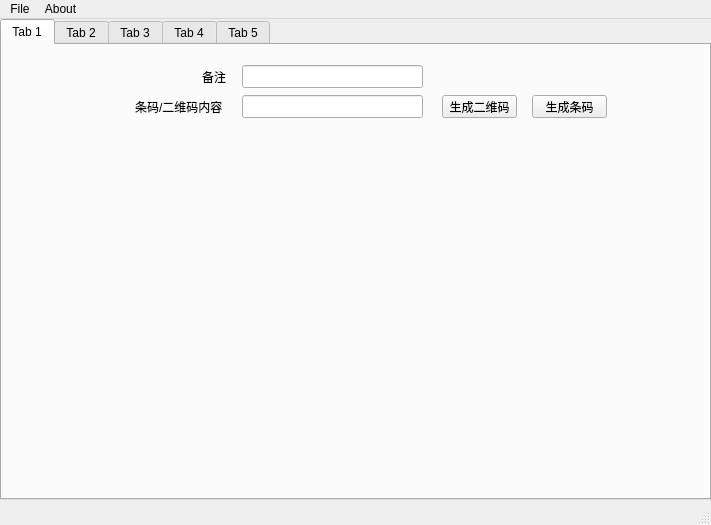
<?xml version="1.0" encoding="UTF-8"?>
<ui version="4.0">
 <class>MainWindow</class>
 <widget class="QMainWindow" name="MainWindow">
  <property name="geometry">
   <rect>
    <x>0</x>
    <y>0</y>
    <width>711</width>
    <height>525</height>
   </rect>
  </property>
  <property name="windowTitle">
   <string>条码/二维码生成工具</string>
  </property>
  <widget class="QWidget" name="centralWidget">
   <widget class="QTabWidget" name="tabWidget">
    <property name="geometry">
     <rect>
      <x>0</x>
      <y>0</y>
      <width>711</width>
      <height>481</height>
     </rect>
    </property>
    <property name="focusPolicy">
     <enum>Qt::NoFocus</enum>
    </property>
    <property name="autoFillBackground">
     <bool>true</bool>
    </property>
    <property name="styleSheet">
     <string notr="true">QTabBar::tab{min-width:30ex; min-height:15ex}</string>
    </property>
    <property name="currentIndex">
     <number>0</number>
    </property>
    <widget class="QWidget" name="tab">
     <attribute name="title">
      <string>Tab 1</string>
     </attribute>
     <widget class="QLabel" name="codeLabel">
      <property name="geometry">
       <rect>
        <x>133</x>
        <y>50</y>
        <width>101</width>
        <height>23</height>
       </rect>
      </property>
      <property name="text">
       <string>条码/二维码内容</string>
      </property>
     </widget>
     <widget class="QLabel" name="imgLabel">
      <property name="geometry">
       <rect>
        <x>10</x>
        <y>90</y>
        <width>671</width>
        <height>361</height>
       </rect>
      </property>
      <property name="text">
       <string/>
      </property>
     </widget>
     <widget class="QLineEdit" name="barcodeLineEdit">
      <property name="geometry">
       <rect>
        <x>240</x>
        <y>50</y>
        <width>181</width>
        <height>23</height>
       </rect>
      </property>
     </widget>
     <widget class="QPushButton" name="encoderButton">
      <property name="geometry">
       <rect>
        <x>440</x>
        <y>50</y>
        <width>75</width>
        <height>23</height>
       </rect>
      </property>
      <property name="text">
       <string>生成二维码</string>
      </property>
     </widget>
     <widget class="QLabel" name="remarkLabel">
      <property name="geometry">
       <rect>
        <x>200</x>
        <y>20</y>
        <width>31</width>
        <height>23</height>
       </rect>
      </property>
      <property name="text">
       <string>备注</string>
      </property>
     </widget>
     <widget class="QLineEdit" name="remarkLineEdit">
      <property name="geometry">
       <rect>
        <x>240</x>
        <y>20</y>
        <width>181</width>
        <height>23</height>
       </rect>
      </property>
     </widget>
     <widget class="QPushButton" name="encodeBarcodeBtn">
      <property name="geometry">
       <rect>
        <x>530</x>
        <y>50</y>
        <width>75</width>
        <height>23</height>
       </rect>
      </property>
      <property name="text">
       <string>生成条码</string>
      </property>
     </widget>
     <widget class="QLabel" name="latestOperateLabel">
      <property name="geometry">
       <rect>
        <x>440</x>
        <y>20</y>
        <width>61</width>
        <height>21</height>
       </rect>
      </property>
      <property name="text">
       <string/>
      </property>
     </widget>
    </widget>
    <widget class="QWidget" name="tab_2">
     <attribute name="title">
      <string>Tab 2</string>
     </attribute>
     <widget class="QLabel" name="codeLabel1">
      <property name="geometry">
       <rect>
        <x>133</x>
        <y>50</y>
        <width>101</width>
        <height>23</height>
       </rect>
      </property>
      <property name="text">
       <string>条码/二维码内容</string>
      </property>
     </widget>
     <widget class="QLineEdit" name="barcodeLineEdit1">
      <property name="geometry">
       <rect>
        <x>240</x>
        <y>50</y>
        <width>181</width>
        <height>23</height>
       </rect>
      </property>
     </widget>
     <widget class="QLabel" name="imgLabel1">
      <property name="geometry">
       <rect>
        <x>10</x>
        <y>90</y>
        <width>671</width>
        <height>366</height>
       </rect>
      </property>
      <property name="text">
       <string/>
      </property>
     </widget>
     <widget class="QPushButton" name="encoderButton1">
      <property name="geometry">
       <rect>
        <x>440</x>
        <y>50</y>
        <width>75</width>
        <height>23</height>
       </rect>
      </property>
      <property name="text">
       <string>生成二维码</string>
      </property>
     </widget>
     <widget class="QLineEdit" name="remarkLineEdit1">
      <property name="geometry">
       <rect>
        <x>240</x>
        <y>20</y>
        <width>181</width>
        <height>23</height>
       </rect>
      </property>
     </widget>
     <widget class="QLabel" name="remarkLabel1">
      <property name="geometry">
       <rect>
        <x>200</x>
        <y>20</y>
        <width>31</width>
        <height>23</height>
       </rect>
      </property>
      <property name="text">
       <string>备注</string>
      </property>
     </widget>
     <widget class="QPushButton" name="encodeBarcodeBtn1">
      <property name="geometry">
       <rect>
        <x>530</x>
        <y>50</y>
        <width>75</width>
        <height>23</height>
       </rect>
      </property>
      <property name="text">
       <string>生成条码</string>
      </property>
     </widget>
     <widget class="QLabel" name="latestOperateLabel1">
      <property name="geometry">
       <rect>
        <x>310</x>
        <y>20</y>
        <width>61</width>
        <height>21</height>
       </rect>
      </property>
      <property name="text">
       <string/>
      </property>
     </widget>
    </widget>
    <widget class="QWidget" name="tab_3">
     <attribute name="title">
      <string>Tab 3</string>
     </attribute>
     <widget class="QLineEdit" name="barcodeLineEdit2">
      <property name="geometry">
       <rect>
        <x>240</x>
        <y>50</y>
        <width>181</width>
        <height>23</height>
       </rect>
      </property>
     </widget>
     <widget class="QLabel" name="remarkLabel2">
      <property name="geometry">
       <rect>
        <x>200</x>
        <y>20</y>
        <width>31</width>
        <height>23</height>
       </rect>
      </property>
      <property name="text">
       <string>备注</string>
      </property>
     </widget>
     <widget class="QLabel" name="codeLabel2">
      <property name="geometry">
       <rect>
        <x>133</x>
        <y>50</y>
        <width>101</width>
        <height>23</height>
       </rect>
      </property>
      <property name="text">
       <string>条码/二维码内容</string>
      </property>
     </widget>
     <widget class="QLabel" name="imgLabel2">
      <property name="geometry">
       <rect>
        <x>10</x>
        <y>90</y>
        <width>671</width>
        <height>366</height>
       </rect>
      </property>
      <property name="text">
       <string/>
      </property>
     </widget>
     <widget class="QPushButton" name="encoderButton2">
      <property name="geometry">
       <rect>
        <x>440</x>
        <y>50</y>
        <width>75</width>
        <height>23</height>
       </rect>
      </property>
      <property name="text">
       <string>生成二维码</string>
      </property>
     </widget>
     <widget class="QLineEdit" name="remarkLineEdit2">
      <property name="geometry">
       <rect>
        <x>240</x>
        <y>20</y>
        <width>181</width>
        <height>23</height>
       </rect>
      </property>
     </widget>
     <widget class="QPushButton" name="encodeBarcodeBtn2">
      <property name="geometry">
       <rect>
        <x>530</x>
        <y>50</y>
        <width>75</width>
        <height>23</height>
       </rect>
      </property>
      <property name="text">
       <string>生成条码</string>
      </property>
     </widget>
     <widget class="QLabel" name="latestOperateLabel2">
      <property name="geometry">
       <rect>
        <x>310</x>
        <y>20</y>
        <width>61</width>
        <height>21</height>
       </rect>
      </property>
      <property name="text">
       <string/>
      </property>
     </widget>
    </widget>
    <widget class="QWidget" name="tab_4">
     <attribute name="title">
      <string>Tab 4</string>
     </attribute>
     <widget class="QLineEdit" name="barcodeLineEdit3">
      <property name="geometry">
       <rect>
        <x>240</x>
        <y>50</y>
        <width>181</width>
        <height>23</height>
       </rect>
      </property>
     </widget>
     <widget class="QLabel" name="remarkLabel3">
      <property name="geometry">
       <rect>
        <x>200</x>
        <y>20</y>
        <width>31</width>
        <height>23</height>
       </rect>
      </property>
      <property name="text">
       <string>备注</string>
      </property>
     </widget>
     <widget class="QLabel" name="codeLabel3">
      <property name="geometry">
       <rect>
        <x>133</x>
        <y>50</y>
        <width>101</width>
        <height>23</height>
       </rect>
      </property>
      <property name="text">
       <string>条码/二维码内容</string>
      </property>
     </widget>
     <widget class="QLabel" name="imgLabel3">
      <property name="geometry">
       <rect>
        <x>10</x>
        <y>90</y>
        <width>671</width>
        <height>366</height>
       </rect>
      </property>
      <property name="text">
       <string/>
      </property>
     </widget>
     <widget class="QPushButton" name="encoderButton3">
      <property name="geometry">
       <rect>
        <x>440</x>
        <y>50</y>
        <width>75</width>
        <height>23</height>
       </rect>
      </property>
      <property name="text">
       <string>生成二维码</string>
      </property>
     </widget>
     <widget class="QLineEdit" name="remarkLineEdit3">
      <property name="geometry">
       <rect>
        <x>240</x>
        <y>20</y>
        <width>181</width>
        <height>23</height>
       </rect>
      </property>
     </widget>
     <widget class="QPushButton" name="encodeBarcodeBtn3">
      <property name="geometry">
       <rect>
        <x>530</x>
        <y>50</y>
        <width>75</width>
        <height>23</height>
       </rect>
      </property>
      <property name="text">
       <string>生成条码</string>
      </property>
     </widget>
     <widget class="QLabel" name="latestOperateLabel3">
      <property name="geometry">
       <rect>
        <x>310</x>
        <y>20</y>
        <width>61</width>
        <height>21</height>
       </rect>
      </property>
      <property name="text">
       <string/>
      </property>
     </widget>
    </widget>
    <widget class="QWidget" name="tab_5">
     <attribute name="title">
      <string>Tab 5</string>
     </attribute>
     <widget class="QLineEdit" name="barcodeLineEdit4">
      <property name="geometry">
       <rect>
        <x>240</x>
        <y>50</y>
        <width>181</width>
        <height>23</height>
       </rect>
      </property>
     </widget>
     <widget class="QLabel" name="remarkLabel4">
      <property name="geometry">
       <rect>
        <x>200</x>
        <y>20</y>
        <width>31</width>
        <height>23</height>
       </rect>
      </property>
      <property name="text">
       <string>备注</string>
      </property>
     </widget>
     <widget class="QLabel" name="codeLabel4">
      <property name="geometry">
       <rect>
        <x>133</x>
        <y>50</y>
        <width>101</width>
        <height>23</height>
       </rect>
      </property>
      <property name="text">
       <string>条码/二维码内容</string>
      </property>
     </widget>
     <widget class="QLabel" name="imgLabel4">
      <property name="geometry">
       <rect>
        <x>10</x>
        <y>90</y>
        <width>671</width>
        <height>366</height>
       </rect>
      </property>
      <property name="text">
       <string/>
      </property>
     </widget>
     <widget class="QPushButton" name="encoderButton4">
      <property name="geometry">
       <rect>
        <x>440</x>
        <y>50</y>
        <width>75</width>
        <height>23</height>
       </rect>
      </property>
      <property name="text">
       <string>生成二维码</string>
      </property>
     </widget>
     <widget class="QLineEdit" name="remarkLineEdit4">
      <property name="geometry">
       <rect>
        <x>240</x>
        <y>20</y>
        <width>181</width>
        <height>23</height>
       </rect>
      </property>
     </widget>
     <widget class="QPushButton" name="encodeBarcodeBtn4">
      <property name="geometry">
       <rect>
        <x>530</x>
        <y>50</y>
        <width>75</width>
        <height>23</height>
       </rect>
      </property>
      <property name="text">
       <string>生成条码</string>
      </property>
     </widget>
     <widget class="QLabel" name="latestOperateLabel4">
      <property name="geometry">
       <rect>
        <x>310</x>
        <y>20</y>
        <width>61</width>
        <height>21</height>
       </rect>
      </property>
      <property name="text">
       <string/>
      </property>
     </widget>
    </widget>
   </widget>
  </widget>
  <widget class="QMenuBar" name="menuBar">
   <property name="geometry">
    <rect>
     <x>0</x>
     <y>0</y>
     <width>711</width>
     <height>23</height>
    </rect>
   </property>
   <widget class="QMenu" name="menuFile">
    <property name="title">
     <string>File</string>
    </property>
    <addaction name="actionload_Config"/>
    <addaction name="actionExit"/>
   </widget>
   <widget class="QMenu" name="menuAboutMe">
    <property name="title">
     <string>About</string>
    </property>
    <addaction name="actionAbout_Me"/>
    <addaction name="separator"/>
    <addaction name="actionHelp"/>
   </widget>
   <addaction name="menuFile"/>
   <addaction name="menuAboutMe"/>
  </widget>
  <widget class="QStatusBar" name="statusBar"/>
  <action name="actionAbout_Me">
   <property name="text">
    <string>About Me</string>
   </property>
  </action>
  <action name="actionHelp">
   <property name="text">
    <string>Help</string>
   </property>
  </action>
  <action name="actionload_Config">
   <property name="text">
    <string>Load Config</string>
   </property>
  </action>
  <action name="actionExit">
   <property name="text">
    <string>Exit</string>
   </property>
  </action>
 </widget>
 <layoutdefault spacing="6" margin="11"/>
 <resources/>
 <connections/>
</ui>
